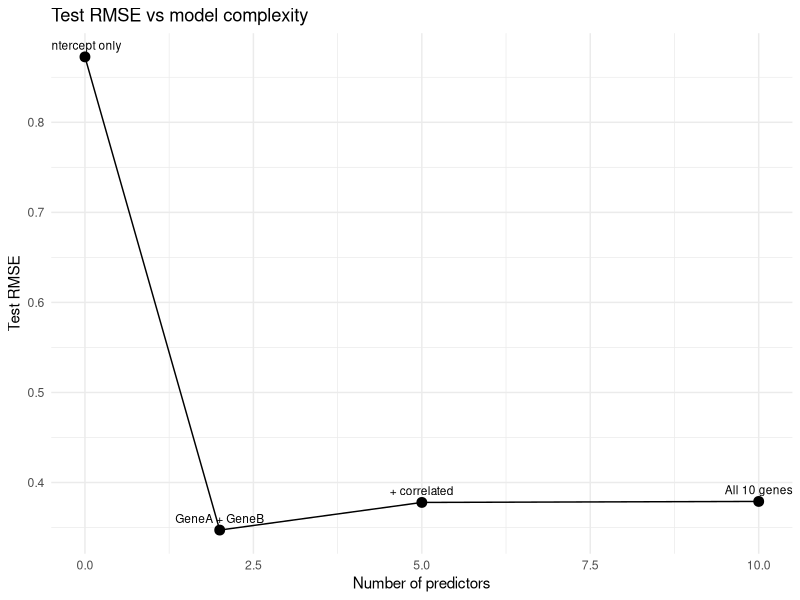
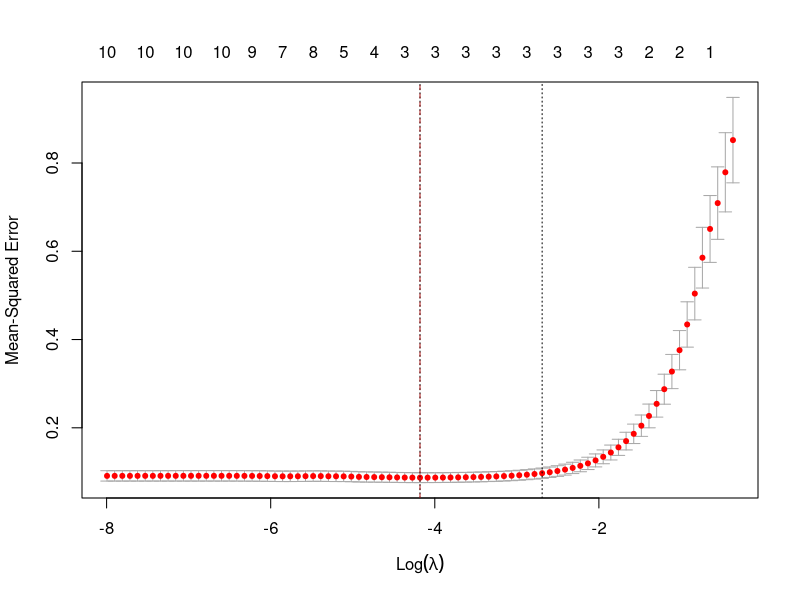

Here is the R script that generated these plots, in order:
## ---- chunk 1
knitr::opts_chunk$set(echo = TRUE, message = FALSE, warning = FALSE)
library(ggplot2)
library(dplyr)
## ---- chunk 2
set.seed(420)
n <- 150
p <- 10
gene_names <- c("GeneA", "GeneB", "GeneC", "GeneD", "GeneE", "GeneF", "GeneG", "GeneH", "GeneI", "GeneJ")
gene_data <- matrix(rnorm(n * p), nrow = n)
colnames(gene_data) <- gene_names
trait <- -0.5 * gene_data[, "GeneA"] + 0.8 * gene_data[, "GeneB"] + rnorm(n, sd = 0.3)
gene_data[, "GeneC"] <- gene_data[, "GeneA"] + rnorm(n, sd = 0.2)
gene_data[, "GeneD"] <- -0.3 * gene_data[, "GeneB"] + rnorm(n, sd = 0.2)
for (i in 5:p) gene_data[, gene_names[i]] <- rnorm(n)
gene_data[, "GeneF"] <- gene_data[, "GeneE"] + rnorm(n, sd = 0.2)
gene_data[, "GeneH"] <- -0.5 * gene_data[, "GeneG"] + rnorm(n, sd = 0.2)
gene_data[, "GeneJ"] <- 0.7 * gene_data[, "GeneA"] + rnorm(n, sd = 0.2)
dat <- as.data.frame(gene_data)
dat$trait <- trait
## ---- chunk 3
set.seed(456)
idx <- sample(seq_len(n), size = floor(0.8 * n))
train <- dat[idx, ]
test <- dat[-idx, ]
## ---- chunk 4
fit_eval <- function(formula, label) {
  m <- lm(formula, data = train)
  pred_tr <- predict(m, train)
  pred_te <- predict(m, test)
  tibble(
    model = label,
    n_pred = length(coef(m)) - 1L,
    rmse_train = sqrt(mean((train$trait - pred_tr)^2)),
    rmse_test = sqrt(mean((test$trait - pred_te)^2)),
    r2_test = 1 - sum((test$trait - pred_te)^2) / sum((test$trait - mean(test$trait))^2)
  )
}

results <- bind_rows(
  fit_eval(trait ~ 1, "Intercept only"),
  fit_eval(trait ~ GeneA + GeneB, "GeneA + GeneB"),
  fit_eval(trait ~ GeneA + GeneB + GeneC + GeneD + GeneJ, "+ correlated"),
  fit_eval(trait ~ ., "All 10 genes")
)
knitr::kable(results, digits = 3)
## ---- chunk 5
ggplot(results, aes(n_pred, rmse_test)) +
  geom_line() +
  geom_point(size = 3) +
  geom_text(aes(label = model), vjust = -0.8, size = 3) +
  theme_minimal() +
  labs(
    title = "Test RMSE vs model complexity",
    x = "Number of predictors",
    y = "Test RMSE"
  )
## ---- chunk 6
library(glmnet)
x <- as.matrix(train[, gene_names])
y <- train$trait
cv_fit <- cv.glmnet(x, y, alpha = 1, nfold = nrow(train))
plot(cv_fit)
abline(v = log(cv_fit$lambda.min), lty = 2, col = "firebrick")
## ---- chunk 7
sessionInfo()
